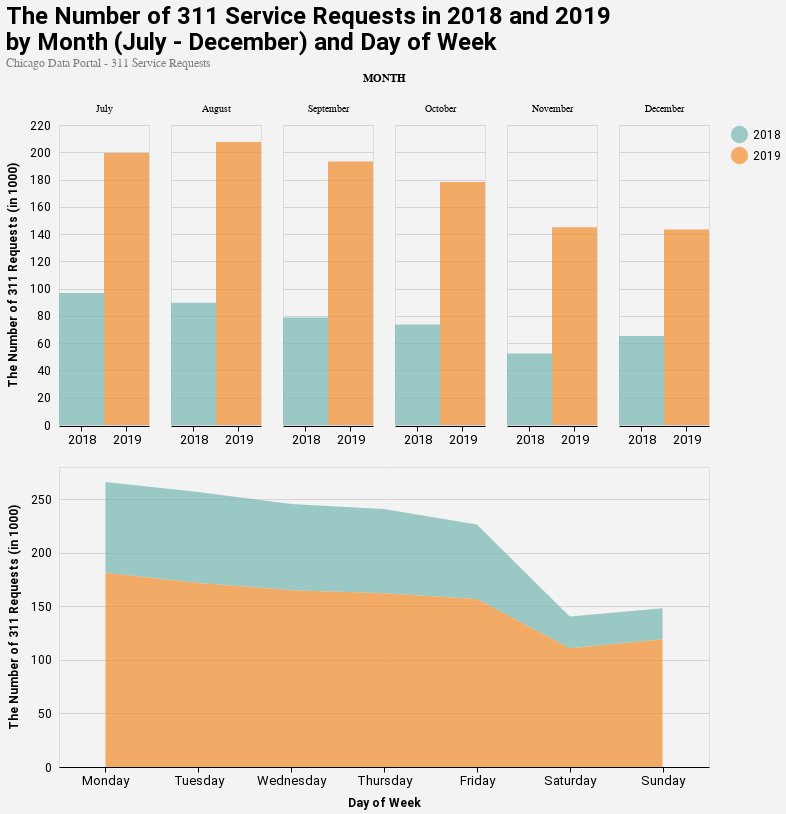

Notebook source saved alongside this figure:
### Markdown cell above
#### *Chart #1*

### Code cell
count

### Figure 1 — Vega-Lite specification as saved in the notebook (floating-point values rounded to 4 significant figures)
{"config": {"title": {"anchor": "start", "fontSize": 24, "font": "Roboto", "fontColor": "#000000"}, "subtitle": {"font": "Roboto", "fontSize": 22, "fontColor": "#838383", "subtitlePadding": 10}, "caption": {"font": "Roboto", "fontSize": 22, "fontColor": "#000000"}, "axisX": {"domain": true, "domainColor": "#000000", "domainWidth": 1, "grid": false, "labelFontSize": 13, "labelFont": "Roboto", "labelAngle": 0, "tickColor": "#000000", "tickSize": 5, "titleFontSize": 12, "titlePadding": 10, "titleFont": "Roboto", "title": ""}, "axisY": {"domain": false, "grid": true, "gridColor": "#d6d4d4", "gridWidth": 1, "labelFontSize": 12, "labelFont": "Roboto", "labelPadding": 8, "ticks": false, "titleFontSize": 12, "titlePadding": 10, "titleFont": "Roboto", "titleAngle": 270}, "background": "#f4f3f3", "legend": {"labelFontSize": 12, "labelFont": "Roboto", "symbolSize": 300, "symbolType": "circle", "titleFontSize": 15, "titlePadding": 10, "titleFont": "Roboto", "orient": "right", "offset": 20}, "range": {"category": ["#76b7b2", "#f28e2b", "#e15759", "#4e79a7", "#59a14f", "#edc948", "#b07aa1", "#ff9da7", "#9c755f", "#bab0ac"], "diverging": ["#e1f5fe", "#b3e5fc", "#81d4fa", "#4fc3f7", "#29b6f6", "#03a9f4", "#039be5", "#0288d1", "#0277bd", "#01579b"]}, "geoshape": {"category": ["#76b7b2", "#f28e2b", "#e15759", "#4e79a7", "#59a14f", "#edc948", "#b07aa1", "#ff9da7", "#9c755f", "#bab0ac"], "diverging": ["#e1f5fe", "#b3e5fc", "#81d4fa", "#4fc3f7", "#29b6f6", "#03a9f4", "#039be5", "#0288d1", "#0277bd", "#01579b"]}, "area": {"category": ["#76b7b2", "#f28e2b", "#e15759", "#4e79a7", "#59a14f", "#edc948", "#b07aa1", "#ff9da7", "#9c755f", "#bab0ac"], "fill": "#1696d2", "opacity": 0.7}, "line": {"color": "#1696d2", "stroke": "#1696d2", "strokewidth": 5}, "point": {"filled": true}, "circle": {"color": "#4e79a7", "size": 13}, "text": {"font": "Roboto", "color": "#1696d2", "fontSize": 11, "align": "right", "fontWeight": 400, "size": 11}, "bar": {"size": 40, "binSpacing": 1, "continuousBandSize": 30, "discreteBandSize": 30, "fill": "#1696d2", "stroke": false, "opacity": 0.7}}, "vconcat": [{"data": {"name": "data-d320bd407cf431c8389e9ba502a417fb"}, "mark": {"type": "bar", "opacity": 0.7, "size": 45}, "encoding": {"color": {"type": "nominal", "field": "CREATED_YEAR", "legend": {"title": ""}}, "column": {"type": "nominal", "field": "MONTH", "sort": ["July", "August", "September", "October", "November", "December"]}, "x": {"type": "nominal", "axis": {"labelAngle": 0}, "field": "CREATED_YEAR", "title": ""}, "y": {"type": "quantitative", "field": "COUNT", "title": "The Number of 311 Requests (in 1000)"}}, "height": 300, "title": {"text": ["The Number of 311 Service Requests in 2018 and 2019", "by Month (July - December) and Day of Week"], "subtitle": ["Chicago Data Portal - 311 Service Requests"], "subtitleColor": "grey"}, "width": 90}, {"data": {"name": "data-68035dfb6c5ec97b840054f1f2317163"}, "mark": "area", "encoding": {"color": {"type": "nominal", "field": "CREATED_YEAR", "legend": {"title": ""}}, "x": {"type": "nominal", "axis": {"labelAngle": 0}, "field": "CREATED_DAY_OF_WEEK", "sort": ["Monday", "Tuesday", "Wednesday", "Thursday", "Friday", "Saturday", "Sunday"], "title": "Day of Week"}, "y": {"type": "quantitative", "field": "COUNT", "title": "The Number of 311 Requests (in 1000)"}}, "height": 300, "width": 650}], "$schema": "https://vega.github.io/schema/vega-lite/v4.0.2.json", "datasets": {"data-d320bd407cf431c8389e9ba502a417fb": [{"CREATED_MONTH": 7, "CREATED_YEAR": 2018, "COUNT": 96.75, "MONTH": "July"}, {"CREATED_MONTH": 8, "CREATED_YEAR": 2018, "COUNT": 89.69, "MONTH": "August"}, {"CREATED_MONTH": 9, "CREATED_YEAR": 2018, "COUNT": 78.89, "MONTH": "September"}, {"CREATED_MONTH": 10, "CREATED_YEAR": 2018, "COUNT": 73.76, "MONTH": "October"}, {"CREATED_MONTH": 11, "CREATED_YEAR": 2018, "COUNT": 52.45, "MONTH": "November"}, {"CREATED_MONTH": 12, "CREATED_YEAR": 2018, "COUNT": 65.29, "MONTH": "December"}, {"CREATED_MONTH": 7, "CREATED_YEAR": 2019, "COUNT": 199.4, "MONTH": "July"}, {"CREATED_MONTH": 8, "CREATED_YEAR": 2019, "COUNT": 207.5, "MONTH": "August"}, {"CREATED_MONTH": 9, "CREATED_YEAR": 2019, "COUNT": 193.3, "MONTH": "September"}, {"CREATED_MONTH": 10, "CREATED_YEAR": 2019, "COUNT": 178.2, "MONTH": "October"}, {"CREATED_MONTH": 11, "CREATED_YEAR": 2019, "COUNT": 144.9, "MONTH": "November"}, {"CREATED_MONTH": 12, "CREATED_YEAR": 2019, "COUNT": 143.4, "MONTH": "December"}], "data-68035dfb6c5ec97b840054f1f2317163": [{"CREATED_DAY_OF_WEEK": "Sunday", "CREATED_YEAR": 2018, "COUNT": 28.92}, {"CREATED_DAY_OF_WEEK": "Monday", "CREATED_YEAR": 2018, "COUNT": 84.81}, {"CREATED_DAY_OF_WEEK": "Tuesday", "CREATED_YEAR": 2018, "COUNT": 84.89}, {"CREATED_DAY_OF_WEEK": "Wednesday", "CREATED_YEAR": 2018, "COUNT": 80.42}, {"CREATED_DAY_OF_WEEK": "Thursday", "CREATED_YEAR": 2018, "COUNT": 78.57}, {"CREATED_DAY_OF_WEEK": "Friday", "CREATED_YEAR": 2018, "COUNT": 69.58}, {"CREATED_DAY_OF_WEEK": "Saturday", "CREATED_YEAR": 2018, "COUNT": 29.66}, {"CREATED_DAY_OF_WEEK": "Sunday", "CREATED_YEAR": 2019, "COUNT": 119.2}, {"CREATED_DAY_OF_WEEK": "Monday", "CREATED_YEAR": 2019, "COUNT": 181.1}, {"CREATED_DAY_OF_WEEK": "Tuesday", "CREATED_YEAR": 2019, "COUNT": 171.8}, {"CREATED_DAY_OF_WEEK": "Wednesday", "CREATED_YEAR": 2019, "COUNT": 164.9}, {"CREATED_DAY_OF_WEEK": "Thursday", "CREATED_YEAR": 2019, "COUNT": 162.2}, {"CREATED_DAY_OF_WEEK": "Friday", "CREATED_YEAR": 2019, "COUNT": 156.7}, {"CREATED_DAY_OF_WEEK": "Saturday", "CREATED_YEAR": 2019, "COUNT": 110.8}]}}
